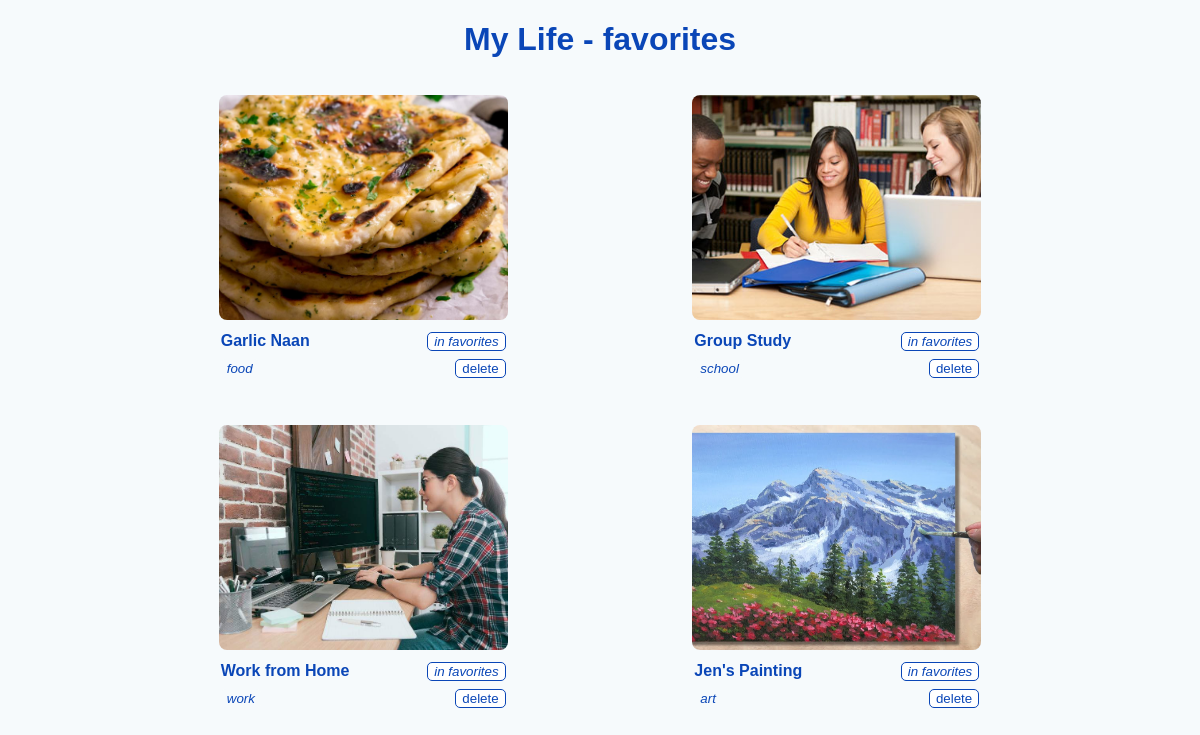
/favorites, run on the app's committed database.
### app/models.py (models this page shows)
class SavedImages(db.Model):
    id = db.Column(db.Integer, primary_key=True)
    title = db.Column(db.Text, unique=True, nullable=False)
    category = db.Column(db.Text, nullable=False)
    filename = db.Column(db.Text, unique=True, nullable=False)
    favorite = db.Column(db.Boolean, default=False, nullable=False)

### app/routes.py (the view)
@app.route('/favorites')
def favorites():
    print('favorites')
    allImages = getImages(None, True)
    return render_template('categories.html', images=allImages, category='favorites')

### app/helper.py (called while the page is built)
def getImages(category=None, favorites=False):
    if favorites is True:          # return favorited images
        if not SavedImages.query.filter_by(favorite=True): allImages = []
        else: allImages = SavedImages.query.filter_by(favorite=True)
    elif category is None:        # no category mentioned -> show all images
        if not SavedImages.query.all(): allImages = []
        else: allImages = SavedImages.query.all()
    else:                       # shows images of given category
        if not SavedImages.query.filter_by(category=category): allImages = []
        else: allImages = SavedImages.query.filter_by(category=category)
    for image in allImages:     # path for images inside uploads folder
        image.filename = 'uploads/' + image.filename
    return allImages

### app/templates/categories.html (shortened to what this page needs)
{% extends 'base.html' %}
{% block content %}
<h1 onClick="location.href='/'"> <span id="title"> My Life </span> - {{ category }} </h1>
{% if images[0] is defined %}
{% include 'images.html' %}
{% else %}
<h3 id="error"> no images here </h3>
{% endif %}
{% endblock %}

### app/templates/images.html
<div class="cards">
    {% for image in images %}
    <div class="card">
        <img id="photo" src="{{ url_for('static', filename=image.filename) }}" alt="{{ imgName }}" />
        <div class="card-title">
            <b> {{ image.title }} </b>
            {% if image.favorite == True %}
            <button id="favorited" onClick="location.href='/favorite/{{ image.id }}'"><i> in favorites </i></button>
            {% else %}
            <button id="favorite" onClick="location.href='/favorite/{{ image.id }}'"> favorite </button>
            {% endif %}
        </div>
        <div class="card-category">
            <button id="category" onClick="location.href='/tags/{{ image.category }}'"><i> {{ image.category }} </i></button>
            <button id="delete" onClick="location.href='/delete/{{ image.id }}'"> delete </button>
        </div>
    </div>
    {% endfor %}
</div>

### app/static/style.css (style rules this page uses)
body { background: #F6FAFC; font-family: 'Lucida Sans', 'Lucida Sans Regular', 'Lucida Grande', 'Lucida Sans Unicode', Geneva, Verdana, sans-serif; color: #0A46B7; }
h1, h3#error { text-align: center; }
span#title { cursor: pointer; }
input#title, #category, #submit, button { border-radius: 5px; border: 1px solid #0A46B7; background: #fff; color: #0A46B7; cursor: pointer; }
.cards { width: 80%; margin: 10px auto; display: flex; flex-wrap: wrap; justify-content: space-around; }
.card { width: 30.5%; height: 300px; margin: 15px; }
img#photo { border-radius: 8px; width: 100%; height: 75%; object-fit: cover; }
button#category { border: 0px; background: #F6FAFC; }
.card-title { margin: 8px 2px; display: flex; justify-content: space-between; }
.card-category { margin: 8px 2px; display: flex; justify-content: space-between; }

### data on the page
SavedImages: filename (picture), title "Garlic Naan", category "food"
SavedImages: filename (picture), title "Group Study", category "school"
SavedImages: filename (picture), title "Work from Home", category "work"
SavedImages: filename (picture), title "Jen's Painting", category "art"

### other printed values
{{ category }} "favorites"
